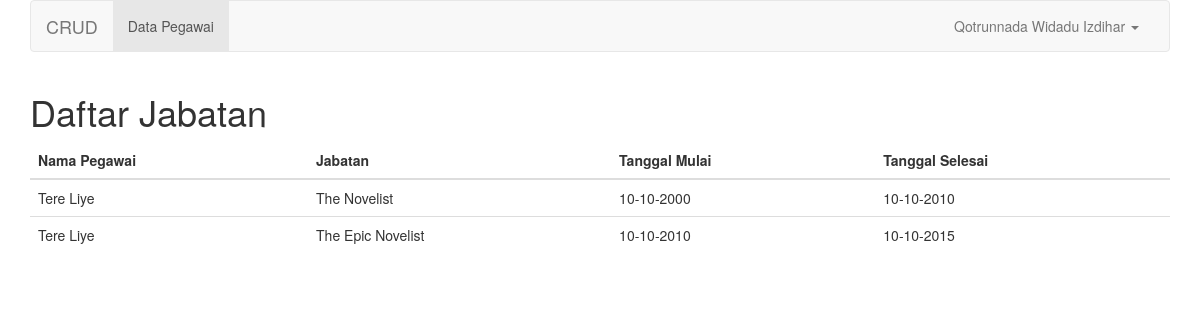
Screenshot of /index.php/jabatan/index/2 with the database file from the repository.
### tables this page shows
CREATE TABLE `jabatan_pegawai` (
  `id` int(11) NOT NULL,
  `namaJabatan` varchar(255) NOT NULL,
  `tanggalMulai` date NOT NULL,
  `tanggalSelesai` date NOT NULL,
  `fk_pegawai` int(11) NOT NULL
);

CREATE TABLE `pegawai` (
  `id` int(11) NOT NULL,
  `nama` varchar(255) NOT NULL,
  `nip` varchar(30) NOT NULL,
  `tanggalLahir` date NOT NULL,
  `alamat` varchar(255) NOT NULL
);

### application/controllers/Jabatan.php (called while the page is built, shortened)
<?php
class Jabatan extends CI_Controller {
	public function index($idPegawai)
	{
		$this->load->model('pegawai_model');
		$data["jabatan_list"] = $this->pegawai_model->getJabatanByPegawai($idPegawai);
		$this->load->view('jabatan', $data);
	}
}
 ?>

### index.php (called while the page is built, shortened)
<?php
require_once BASEPATH.'core/CodeIgniter.php';

### application/models/Pegawai_Model.php (called while the page is built, shortened)
<?php
class Pegawai_Model extends CI_Model {
		public function getJabatanByPegawai($idPegawai)
		{
			$this->db->select("pegawai.nama as namaPegawai, namaJabatan,DATE_FORMAT(tanggalMulai,'%d-%m-%Y') as tanggalMulai,DATE_FORMAT(tanggalSelesai,'%d-%m-%Y') as tanggalSelesai");
			$this->db->where('fk_pegawai', $idPegawai);
			$this->db->join('pegawai', 'pegawai.id = jabatan_pegawai.fk_pegawai', 'left');
			$query = $this->db->get('jabatan_pegawai');
			return $query->result();
		}
}
 ?>

### application/views/jabatan.php (the view, shortened to what this page needs)
<!DOCTYPE html>
<html lang="">
	<head>
		<link rel="stylesheet" href="<?php echo base_url('') ?>assets/css/bootstrap.min.css">
	</head>
	<body>
		<div class="container-fluid">
				<div class="col-xs-12 col-sm-12 col-md-12 col-lg-12">
						<nav class="navbar navbar-default" role="navigation">
							<div class="container-fluid">
								<div class="navbar-header">
									<a class="navbar-brand" href="#">CRUD</a>
								</div>
								<div class="collapse navbar-collapse navbar-ex1-collapse">
									<ul class="nav navbar-nav">
										<li class="active"><a href="<?php echo site_url('pegawai') ?>">Data Pegawai</a></li>
									</ul>
									<ul class="nav navbar-nav navbar-right">
										<li class="dropdown">
											<a href="#" class="dropdown-toggle" data-toggle="dropdown">Qotrunnada Widadu Izdihar <b class="caret"></b></a>
										</li>
									</ul>
								</div>
						</div>
						</nav>
					</div>
					<div class="col-xs-12 col-sm-12 col-md-12 col-lg-12">
						<h1>Daftar Jabatan</h1>
						<div class="table-responsive">
							<table class="table table-hover">
								<thead>
									<tr>
										<th>Nama Pegawai</th>
										<th>Jabatan</th>
										<th>Tanggal Mulai</th>
										<th>Tanggal Selesai</th>
									</tr>
								</thead>
								<tbody>
								<?php foreach ($jabatan_list as $key) { ?>
									<tr>
										<td><?php echo $key->namaPegawai ?></td>
										<td><?php echo $key->namaJabatan ?></td>
										<td><?php echo $key->tanggalMulai ?></td>
										<td><?php echo $key->tanggalSelesai ?></td>
									</tr>
								<?php } ?>
								</tbody>
							</table>
						</div>
					</div>
	</body>
</html>

### rows the page displays
jabatan_pegawai: fk_pegawai.nama "Tere Liye", namaJabatan "The Novelist", tanggalMulai "10-10-2000", tanggalSelesai "10-10-2010"
jabatan_pegawai: fk_pegawai.nama "Tere Liye", namaJabatan "The Epic Novelist", tanggalMulai "10-10-2010", tanggalSelesai "10-10-2015"
